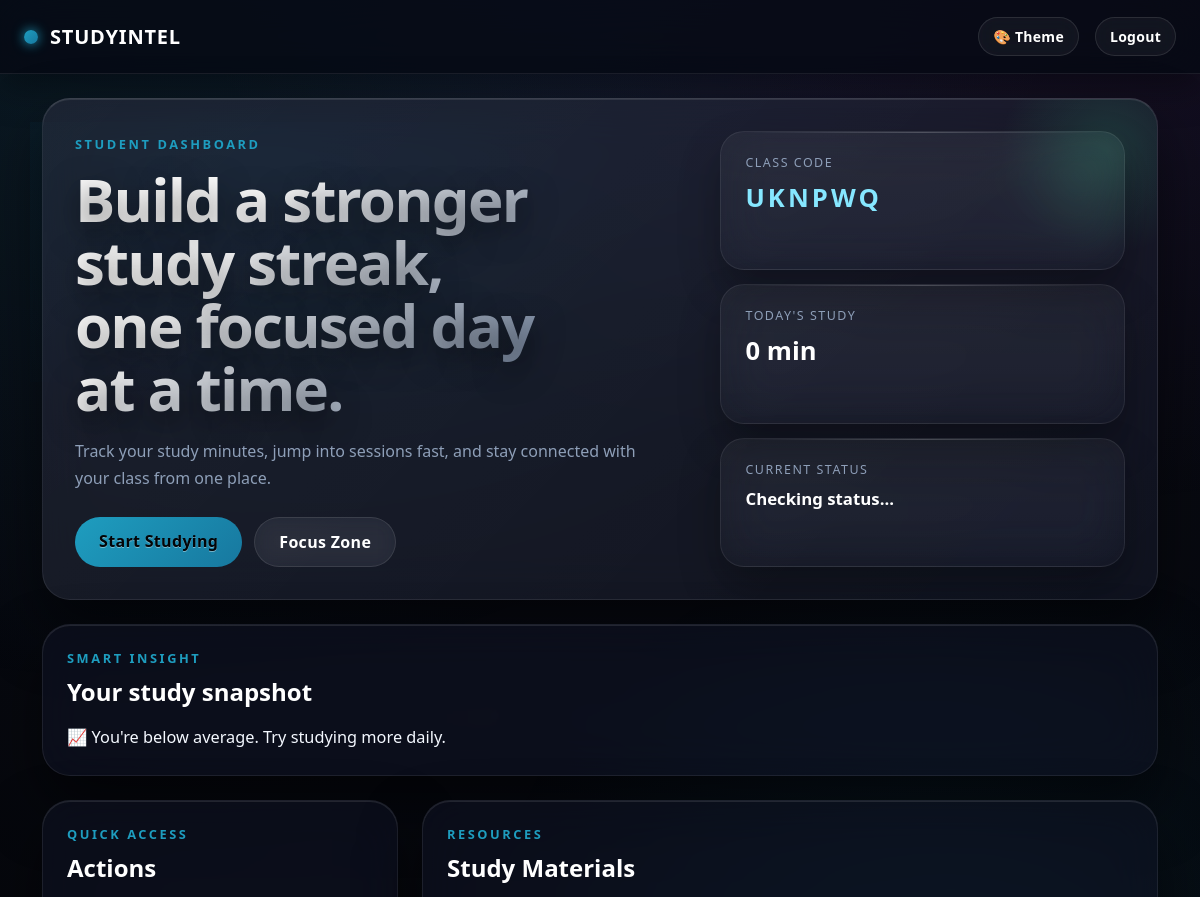
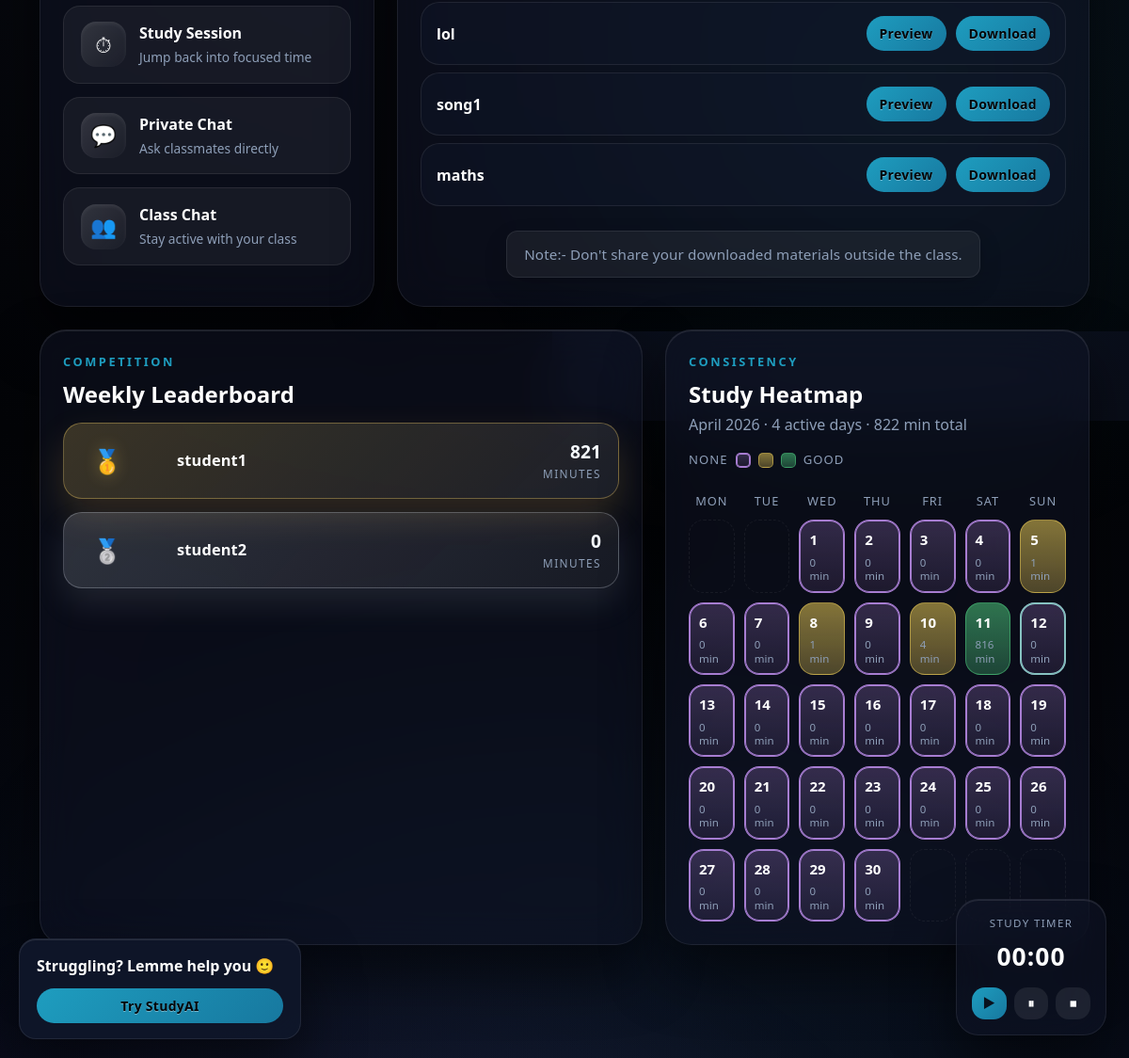
/dashboard (signed in), run on the app's committed database (2 pictures, top to bottom).
### tables this page shows
CREATE TABLE materials (
        id INTEGER PRIMARY KEY AUTOINCREMENT,
        title TEXT,
        filename TEXT,
        class_code TEXT,
        uploaded_at DATETIME
    );

CREATE TABLE users(
        id INTEGER PRIMARY KEY AUTOINCREMENT,
        username TEXT,
        password TEXT,
        role TEXT,
        class_code TEXT
    );

### app.py (the view)
@app.route("/dashboard")
def dashboard():
    if "user_id" not in session:
        return redirect("/login")
    if session.get("role") != "student":
        return redirect("/teacher_dashboard")
    conn = get_db()
    today = datetime.now().date()
    today_minutes = conn.execute(
        """
        SELECT COALESCE(SUM(minutes),0)
        FROM study_sessions
        WHERE user_id=? AND date=?
        """,
        (session["user_id"], today)
    ).fetchone()[0]
    week_start = today - timedelta(days=today.weekday())
    leaderboard = conn.execute(
        """
        SELECT users.username,
        COALESCE(SUM(study_sessions.minutes),0) as total

        FROM users

        LEFT JOIN study_sessions
        ON users.id = study_sessions.user_id
        AND study_sessions.date >= ?

        WHERE users.class_code=? AND users.role='student'

        GROUP BY users.username

        ORDER BY total DESC
        """,
        (week_start, session["class_code"])
    ).fetchall()
    user_week = conn.execute(
        """
        SELECT COALESCE(SUM(minutes),0)
        FROM study_sessions
        WHERE user_id=? AND date>=?
        """,
        (session["user_id"], week_start)
    ).fetchone()[0]
    class_avg = conn.execute(
        """
        SELECT COALESCE(AVG(total),0) FROM (
            SELECT SUM(minutes) as total
            FROM study_sessions
            JOIN users ON users.id = study_sessions.user_id
            WHERE users.class_code=? AND date>=?
            GROUP BY users.id
        )
        """,
        (session["class_code"], week_start)
    ).fetchone()[0]
    month_heatmap = build_month_heatmap(session["user_id"], today)
    if user_week > class_avg:
        insight = "🔥 You're above class average! Great job!"
    elif user_week == 0:
        insight = "😴 You haven't studied this week. Start now!"
    else:
        insight = "📈 You're below average. Try studying more daily."
    materials = conn.execute(
        "SELECT * FROM materials WHERE class_code=? ORDER BY id DESC",
        (session["class_code"],)
        ).fetchall()
    return render_template(
        "home.html",
        today_minutes=today_minutes,
        leaderboard=leaderboard,
        insight=insight,
        materials=materials,
        month_heatmap=month_heatmap,
        )

### app.py (called while the page is built)
def get_db():
    conn = sqlite3.connect("users.db")
    conn.row_factory = sqlite3.Row
    return conn

def get_study_level(minutes):
    if minutes <= 0:
        return 0
    if minutes < 60:
        return 1
    return 2

### templates/home.html (shortened to what this page needs)
{% extends "base_timer.html" %} {% block title %}Dashboard{% endblock %} {% block
content %}
<div class="container mt-4 dashboard-shell">
  <section class="dashboard-hero glass">
    <div class="dashboard-hero-copy">
      <p class="dashboard-kicker">Student Dashboard</p>
      <h1 class="dashboard-title">Build a stronger study streak, one focused day at a time.</h1>
      <p class="dashboard-subtitle">
        Track your study minutes, jump into sessions fast, and stay connected with your class from one place.
      </p>
      <div class="dashboard-hero-actions">
        <a href="/study" class="btn btn-primary">Start Studying</a>
        <a href="{{ url_for('music_player') }}" target="StudyIntelMusicPlayer" class="btn btn-light">
          Focus Zone
        </a>
      </div>
    </div>
    <div class="dashboard-hero-stats">
      <div class="dashboard-stat-card">
        <span class="dashboard-stat-label">Class Code</span>
        <strong class="dashboard-stat-value dashboard-stat-code">{{ session["class_code"] }}</strong>
      </div>
      <div class="dashboard-stat-card">
        <span class="dashboard-stat-label">Today's Study</span>
        <strong class="dashboard-stat-value">{{ today_minutes }} min</strong>
      </div>
      <div class="dashboard-stat-card">
        <span class="dashboard-stat-label">Current Status</span>
        <strong id="studyStatus" class="dashboard-stat-value dashboard-stat-status">Checking status...</strong>
      </div>
    </div>
  </section>
  <section class="dashboard-section">
    <div class="card p-4 glass dashboard-insight-card">
      <div class="dashboard-section-head">
        <div>
          <p class="dashboard-section-kicker">Smart Insight</p>
          <h4 class="dashboard-section-title">Your study snapshot</h4>
        </div>
      </div>
      <p class="dashboard-insight-text">{{ insight }}</p>
    </div>
  </section>
  <div class="row g-4 align-items-stretch">
    <div class="col-lg-4">
      <div class="card p-4 glass h-100 dashboard-actions-card">
        <div class="dashboard-section-head">
          <div>
            <p class="dashboard-section-kicker">Quick Access</p>
            <h4 class="dashboard-section-title">Actions</h4>
          </div>
        </div>
        <div class="dashboard-action-grid">
          <a href="/study" class="dashboard-action-tile">
            <span class="dashboard-action-icon">⏱</span>
            <span class="dashboard-action-text">
              <strong>Study Session</strong>
              <small>Jump back into focused time</small>
            </span>
          </a>
          <a href="/private_chat" class="dashboard-action-tile">
            <span class="dashboard-action-icon">💬</span>
            <span class="dashboard-action-text">
              <strong>Private Chat</strong>
              <small>Ask classmates directly</small>
            </span>
          </a>
          <a href="/class_chat" class="dashboard-action-tile">
            <span class="dashboard-action-icon">👥</span>
            <span class="dashboard-action-text">
              <strong>Class Chat</strong>
              <small>Stay active with your class</small>
            </span>
          </a>
        </div>
      </div>
    </div>
    <div class="col-lg-8">
      <div class="card p-4 glass h-100 dashboard-materials-card">
        <div class="dashboard-section-head">
          <div>
            <p class="dashboard-section-kicker">Resources</p>
            <h4 class="dashboard-section-title">Study Materials</h4>
          </div>
        </div>
        <div class="mt-3">
          {% for m in materials %}
          <div class="list-group-item container-row material-row mb-2">
            <span class="material-name">{{ m.title }}</span>
            <div class="material-actions">
              <a
                href="/view_material/{{ m.id }}"
                target="_blank"
                class="btn btn-sm btn-primary"
              >
                Preview
              </a>
              <a
                href="/download_material/{{ m.id }}"
                class="btn btn-sm btn-success"
              >
                Download
              </a>
            </div>
          </div>
          {% else %}
          <div class="dashboard-empty-state">
            No study materials have been uploaded yet.
          </div>
          {% endfor %}
        </div>
        <p class="note_01">
          Note:- Don't share your downloaded materials outside the class.
        </p>
      </div>
    </div>
    <div class="col-xl-7">
      <div class="card p-4 glass h-100 dashboard-leaderboard-card">
        <div class="dashboard-section-head">
          <div>
            <p class="dashboard-section-kicker">Competition</p>
            <h4 class="dashboard-section-title">Weekly Leaderboard</h4>
          </div>
        </div>
        <div class="leaderboard-list mt-3">
          {% for user in leaderboard %}
          <div
            class="leaderboard-card {% if loop.index == 1 %}leaderboard-card-gold{% elif loop.index == 2 %}leaderboard-card-silver{% elif loop.index == 3 %}leaderboard-card-bronze{% endif %}"
          >
            <div class="leaderboard-rank-wrap">
              <div class="leaderboard-rank">
                {% if loop.index == 1 %}🥇{% elif loop.index == 2 %}🥈{% elif loop.index == 3 %}🥉{% else %}{{ loop.index }}{% endif %}
              </div>
            </div>
            <div class="leaderboard-name-wrap">
              <div class="leaderboard-name">{{ user.username }}</div>
            </div>
            <div class="leaderboard-minutes-wrap">
              <div class="leaderboard-minutes">{{ user.total }}</div>
              <div class="leaderboard-minutes-label">minutes</div>
            </div>
          </div>
          {% endfor %}
        </div>
      </div>
    </div>
    <div class="col-xl-5">
      <div class="card p-4 glass h-100 dashboard-calendar-card">
        <div class="study-calendar-header">
          <div>
            <p class="dashboard-section-kicker">Consistency</p>
            <h4 class="dashboard-section-title">Study Heatmap</h4>
            <p class="study-calendar-subtitle">
              {{ month_heatmap.month_label }} · {{ month_heatmap.studied_days }} active days · {{ month_heatmap.total_minutes }} min total
            </p>
          </div>
          <div class="study-calendar-legend" aria-label="Heat level legend">
            <span class="study-calendar-legend-label">None</span>
            <span class="study-calendar-legend-box lvl-0"></span>
            <span class="study-calendar-legend-box lvl-1"></span>
            <span class="study-calendar-legend-box lvl-2"></span>
            <span class="study-calendar-legend-label">Good</span>
          </div>
        </div>
        <div class="study-calendar-weekdays">
          <span>Mon</span>
          <span>Tue</span>
          <span>Wed</span>
          <span>Thu</span>
          <span>Fri</span>
          <span>Sat</span>
          <span>Sun</span>
        </div>
        <div class="study-calendar-grid">
          {% for day in month_heatmap.calendar_days %}
            {% if day %}
            <div
              class="study-calendar-day lvl-{{ day.level }} {% if day.is_today %}study-calendar-day-today{% endif %}"
              title="{{ day.date }} → {{ day.minutes }} min"
            >
              <span class="study-calendar-day-number">{{ day.day_number }}</span>
              <span class="study-calendar-day-minutes">
                {% if day.minutes > 0 %}
                  {{ day.minutes }} min
                {% else %}
                  0 min
                {% endif %}
              </span>
            </div>
            {% else %}
            <div class="study-calendar-day study-calendar-day-empty" aria-hidden="true"></div>
            {% endif %}
          {% endfor %}
        </div>
      </div>
    </div>
  </div>
</div>
<div class="studyai-popup">
  <div class="studyai-popup-text">Struggling? Lemme help you 🙂</div>
  <a href="/studyai?view=tools" class="btn btn-info btn-sm studyai-popup-btn">Try StudyAI</a>
</div>
{% endblock %}

### templates/base_timer.html (shortened to what this page needs)
<!doctype html>
<html>
  <head>
    <link
      href="https://cdn.jsdelivr.net/npm/bootstrap@5.3.0/dist/css/bootstrap.min.css"
      rel="stylesheet"
    />
    <link
      rel="stylesheet"
      href="{{ url_for('static', filename='style.css') }}"
    />
  </head>
  <body>
    <nav class="navbar navbar-dark bg-dark px-4 study-navbar">
      <span class="navbar-brand study-navbar-brand">
        <span class="study-navbar-mark" aria-hidden="true"></span>
        <span>{% block navbar_title %}StudyIntel{% endblock %}</span>
      </span>
      <div class="d-flex align-items-center gap-3">
        <button onclick="openThemeModal()" class="btn btn-secondary btn-sm" aria-label="Toggle Theme">🎨 Theme</button>
        {% block navbar_actions %}
        <a href="/logout" class="btn btn-danger btn-sm">Logout</a>
        {% endblock %}
      </div>
    </nav>
    {% block content %}{% endblock %}
    <div id="floatingTimer" class="floating-timer">
      <p class="floating-timer-label">Study Timer</p>
      <div id="timerDisplay" class="floating-timer-display">00:00</div>
      <div class="floating-timer-controls">
        <button
          onclick="startTimer(event)"
          class="floating-timer-btn floating-timer-btn-primary"
          aria-label="Start timer"
        >
          ▶
        </button>
        <button
          onclick="pauseTimer(event)"
          class="floating-timer-btn"
          aria-label="Pause timer"
        >
          ⏸
        </button>
        <button
          onclick="stopTimer(event)"
          class="floating-timer-btn"
          aria-label="Stop timer"
        >
          ⏹
        </button>
      </div>
    </div>
  </body>
</html>

### data on the page
materials: title "lol"
materials: title "song1"
materials: title "maths"
users: username "student1", total "821"
users: username "student2", total "0"

### other printed values
{{ session["class_code"] }} "UKNPWQ"
{{ today_minutes }} "0"
{{ insight }} "📈 You're below average. Try studying more daily."
{{ month_heatmap.month_label }} "April 2026"
{{ month_heatmap.studied_days }} "4"
{{ month_heatmap.total_minutes }} "822"
{{ day.day_number }} "1" "2" "3" "4" "5" "6" "7" "8" "9" "10" "11" "12" "13" "14" "15" "16" "17" "18" "19" "20" "21" "22" "23" "24" "25" "26" "27" "28" "29" "30"
{{ day.minutes }} "1" "1" "4" "816"
